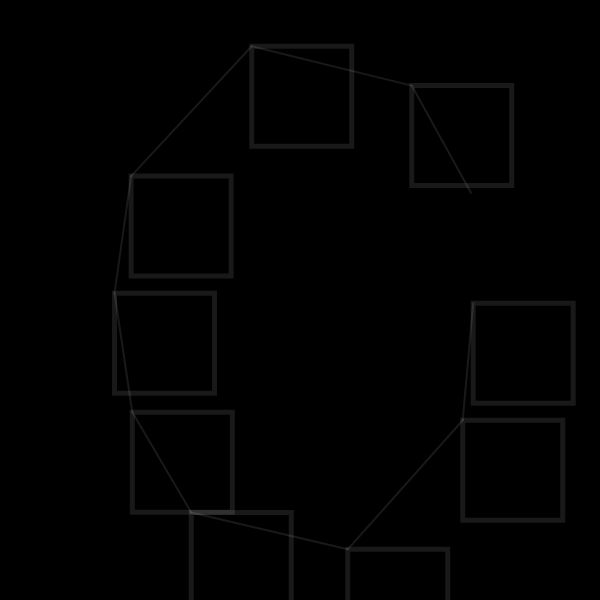
Frame 1 (no input)
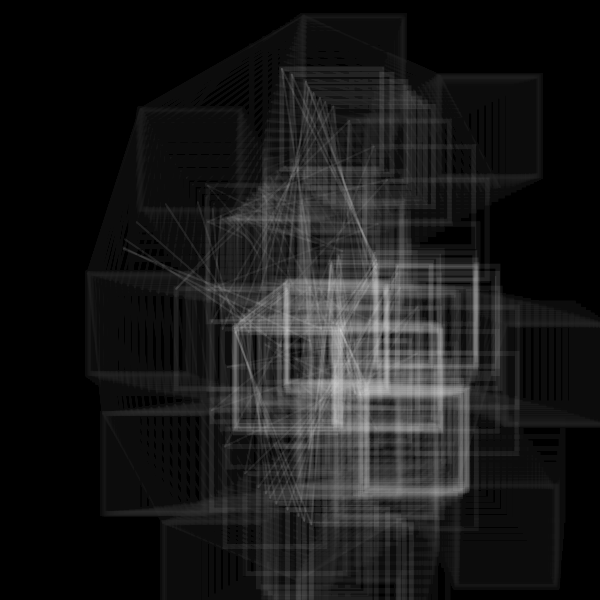
Frame 60 (no input)
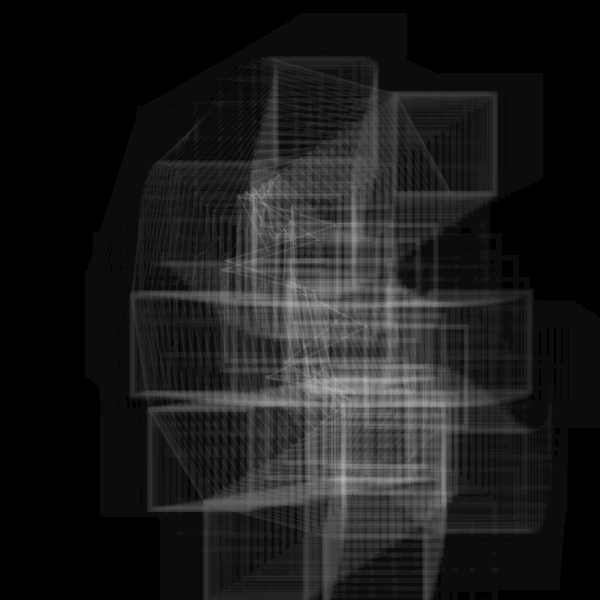
Frame 120 (the mouse pressed at the canvas centre since frame 60)

The p5.js sketch that drew these frames (run headless with seeded random() and noise() and a simulated clock; from frame 60 on, the mouse is pressed at the canvas centre):

// p5.js sketch
// ── sketch.js
let _aryLine = [];

let _minWidth;

function setObject() {
  _minWidth = min(width, height) * 0.8;
  strokeWeight(_minWidth/40);
  stroke(255);
  noFill();
  let numLine = 1;
  for (let i = 0; i < numLine; i++) {
    _aryLine[i] = new BendLine();
  }
}

function setup() {
  w = 600;
  var canvas;
    if(windowWidth>=600 && windowHeight >=600){
      canvas = createCanvas(600, 600);
    }
    else{
      canvas = createCanvas(windowWidth, windowHeight - 100);
    }

  var x = (windowWidth - width) / 2;
  var y = (windowHeight - height) / 2;

  canvas.position(x, y);
  background(0);
  setObject();
}



class BendLine {
  constructor() {
    this.r = _minWidth / 3;
    this.numPoints = 10;
    this.aryXy = [];
    for (let i = 0; i < this.numPoints; i++) {
      let ang = 2*PI / this.numPoints * i;
      this.aryXy[i] = createVector(this.r/2 * cos(ang), this.r * sin(ang));
    }
    
    this.numBend = 20;
    this.aryRParameter = [];
    for (let i = 0; i < this.numBend; i++) {
      this.aryRParameter[i] = [this.r / 10 * 1**i, random(8*PI), 2*PI / random(50, 200)];//[max, init, speed]
    }
    this.aryinitAngParameter = [];
    for (let i = 0; i < this.numBend; i++) {
      this.aryinitAngParameter[i] = [PI, random(10*PI), 2*PI / random(100, 500)];//[max, init, speed]
    }
    this.aryAngStep = [];
    for (let i = 0; i < this.numBend; i++) {
      this.aryAngStep[i] = PI / this.numPoints * int(random(2, 4 + i));
    }
    this.numCycle = 2;
  }
  update() {
    this.updateR();
    this.updateInitAng();
    this.newAryXy = this.aryXy;
    for (let i = 0; i < this.numBend; i++) {
      this.newAryXy = bend(this.newAryXy, this.aryR[i], this.aryinitAng[i], this.aryAngStep[i], this.numCycle);
    }
  }
  updateR() {
    this.aryR = [];
    for (let i = 0; i < this.aryRParameter.length; i++) {
      this.aryR[i] = this.aryRParameter[i][0] * (sin(this.aryRParameter[i][1] + this.aryRParameter[i][2] * frameCount));
    }
  }
  updateInitAng() {
    this.aryinitAng = [];
    for (let i = 0; i < this.aryinitAngParameter.length; i++) {
      this.aryinitAng[i] = this.aryinitAngParameter[i][1] + this.aryinitAngParameter[i][0] * (cos(this.aryinitAngParameter[i][2] * frameCount));
    }
  }
  draw() {
    beginShape();
    for (let i = 0; i < this.newAryXy.length-1; i++) {
      noFill();
  strokeWeight(5)
      rect(this.newAryXy[i].x, this.newAryXy[i].y, 100, 100);
        strokeWeight(2)

      line(this.newAryXy[i].x, this.newAryXy[i].y, this.newAryXy[i+1].x, this.newAryXy[i+1].y);
    }
    endShape(CLOSE);
  }
}

function bend(aryXy, r, initAng, angStep, numCycle) {
  let aryXy2 = aryXy;
  for (let j = 0; j < numCycle; j++) {
    let aryXyNew = [];
    for (let i = 0; i < aryXy2.length; i++) {
      let xy_1_2 = p5.Vector.sub(aryXy2[(i+1)%aryXy2.length], aryXy2[i]);
      let ang = initAng + angStep * i;
      xy_1_2.rotate(-PI/2).setMag(r * atan(ang));
      let xy = p5.Vector.add(aryXy2[i], xy_1_2);
      aryXyNew.push(xy);
    }
    aryXy2 = aryXyNew;
  }

  return aryXy2;
}

function draw() {
  background(0, 10);
  fill(50)
  stroke(255, 25)
  translate(width/2, height/2);
  for (let i = 0; i < _aryLine.length; i++) {
    _aryLine[i].update();
    _aryLine[i].draw();
  }
}
